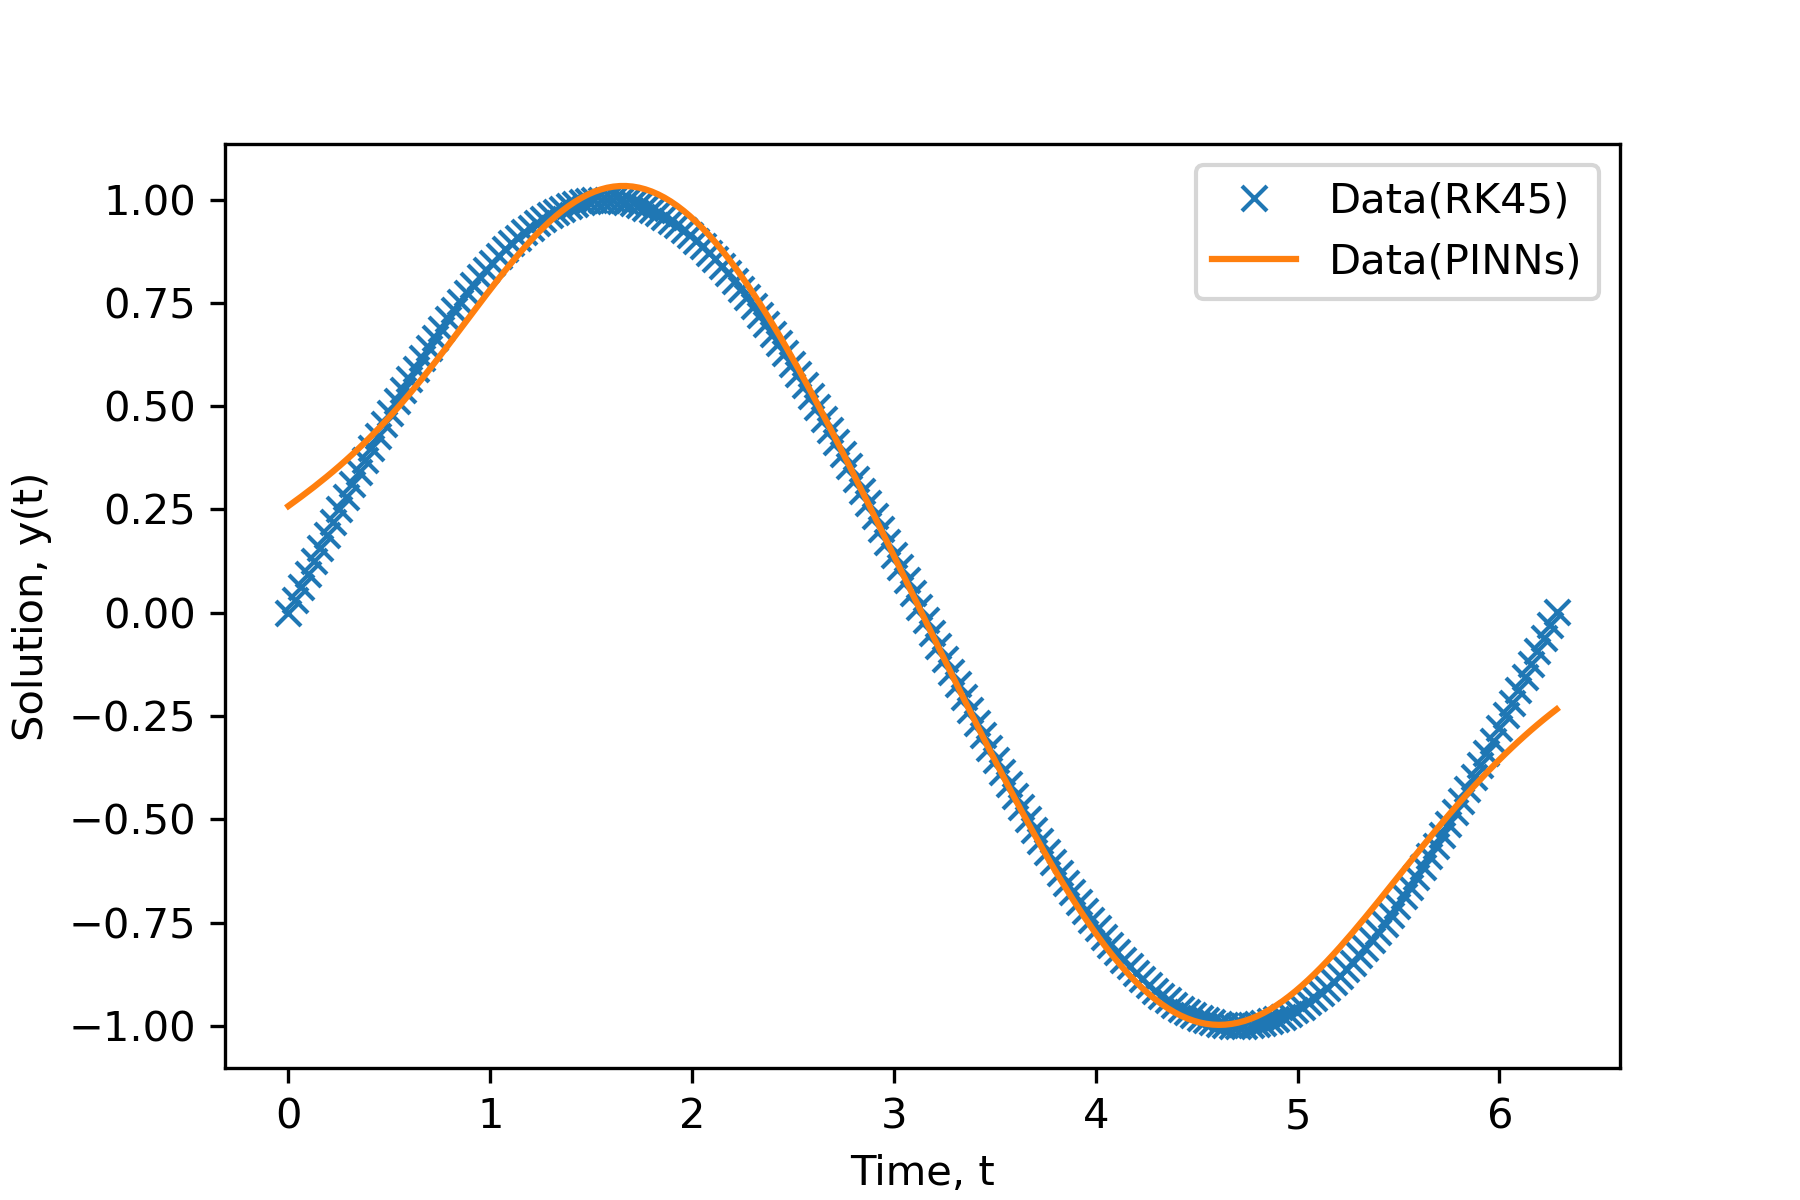

Reproduce this figure in Python.
"""
Created on Apr 16 09:02:58 2026

stiff_linear

"""

import numpy as np
import tensorflow as tf
import scipy.integrate as scint
import matplotlib.pyplot as plt
import time
from keras.models import Sequential, load_model
from keras.layers import InputLayer, Dense #, Lambda
from tensorflow.keras import backend as K
from sklearn.metrics import explained_variance_score as evs
import pickle
#import pandas as pd
#import time
#import scipy.optimize
#import keras
#from keras.utils.vis_utils import plot_model
#from pinn import Sequentialmodel

from box import Box

#pip install python-box
start_time = time.time() 
# Configuration
t_ini = tf.constant([[0]],dtype=tf.float64)

t0, t1, gap= 0, 2*np.pi, 200  #step size 0.01
sampling = 120
x0=[0.0, 1.0]
#layers = np.array([1,3,2]) 
N_f = 50
epochs = 20
batch_size = 4

def make_data():    
    # global data
    data ={
           'x0': x0,   
           'numerical_sol': [],
           
           't':np.linspace(t0, t1, gap),
           't_train':[],
           'sort_t':[],
           'N_f': N_f,
           't_f':[], 
           
           'dxdt' :[],
           'ddt' :[],
           
           'model': None, 
           'fname':None,
           
           'loss_':[],
           'loss_ic':[],
           'loss_f':[],
           'error_vec':[],
                      
           'u_fit': [],
           'u_pred':[],
           'u_test': [],
           'numerical_rhs':[],
           'grads':[],
           
           'y_numerical_idx':[],        #checking
           'numerical_neighbour': [],   #checking
           }
    return Box(data)

# x' = RHS(x,t)
def RHS(t, y):
    y1, y2 = y
    dy1dt = y2
    dy2dt = -y1
    return np.array([dy1dt, dy2dt])

# Numerical solution
def get_numerical_sol(data,
        fun=RHS,
        t_span=(t0, t1),
        x0=x0,
        method="RK45",  # "BDF", "LSODA", "DOP853"
        t_eval=np.linspace(t0, t1, gap)
        ):
    sol = scint.solve_ivp(fun, t_span, x0, method, t_eval)
    
    data['numerical_sol'] = sol
    return sol

def prepare_input_data(data, N_f):
    t = data['t']
    idx = np.random.choice(t.shape[0], sampling-1, replace=False)
    
    t_random = t[idx]
    t_train = np.array(t_random)
    t_train = np.hstack((0,t_random))
    t_train = np.array(t_train).reshape(-1,1)
    
    numerical_sol = data['numerical_sol']
    y_numerical_idx = numerical_sol.y.T[idx,:]
    y_numerical_idx = np.vstack((x0, y_numerical_idx))    
       
    data['t_train'] = t_train
    data['y_numerical_idx'] = y_numerical_idx
    
    return t_train, y_numerical_idx 

def neighbour_data(data):
    
    t_train = data['t_train']
    
    '''Additional Random neighbouring Points'''
    #T_randpts = np.random.uniform(0,1,(N_f,2))  #based on t             #(N_f,2)
    t_randpts = tf.random.uniform(shape=[N_f], minval=t0, maxval=t1)    
      
    t_f = np.array(t_randpts).reshape(-1,1)    # append random points to extend training points   #(N_f,2)
    t_f = np.vstack((t_f, t_train))                   #(N_f+1,2)
    
    sort_t_f=sorted(set(t_f.ravel()))  #set to eliminate duplicate t selected
    t_eval=sort_t_f
    
    sol2 = scint.solve_ivp(fun=RHS, t_span=(t0,t1),y0=x0, method = 'RK45',t_eval=t_eval)

    data['t_f'] = t_f
    data['sort_t'] = sort_t_f
    data['numerical_neighbour'] = sol2    
    
    return t_f, sol2

def setting_model(data):
    
    t = data['t']
    sol = data['numerical_sol']
    t_train = data['t_train']
    sol_idx = data['y_numerical_idx']
    t_f = data['t_f']
    numerical_neighbour = data['numerical_neighbour']
    
    model = Sequential()
    model.add(InputLayer(input_shape=(1,),dtype=tf.float64))
    model.add(Dense(8, activation=tf.keras.activations.gelu,kernel_initializer="glorot_uniform", dtype=tf.float64))
    model.add(Dense(16, activation=tf.keras.activations.gelu, kernel_initializer="glorot_normal", dtype=tf.float64))
    #model.add(Dense(8, activation=tf.keras.activations.gelu, kernel_initializer="glorot_normal", dtype=tf.float64))
    #model.add(Dense(64, activation=tf.keras.activations.gelu, kernel_initializer="glorot_normal", dtype=tf.float64))
    model.add(Dense(32, activation=tf.keras.activations.gelu, kernel_initializer="glorot_normal", dtype=tf.float64))
    model.add(Dense(16, activation=tf.keras.activations.gelu, kernel_initializer="glorot_normal", dtype=tf.float64))
    model.add(Dense(8, activation=tf.keras.activations.gelu, kernel_initializer="glorot_uniform", dtype=tf.float64))
    model.add(Dense(2, activation=None, kernel_initializer="glorot_normal",dtype=tf.float64))

    model.summary()
    #plot_model(model,show_shapes=True)
    #model.trainable_variables
    #data['model'] = model
    
    ddt = RHS(t_f,numerical_neighbour.y)
    print('ddt is',ddt)
    #print('dxdt_rhs', dxdt_rhs)
    #print('dydt_rhs',dydt_rhs)
    
    #g = tf.Variable(t_f, dtype = 'float64', trainable = False)
    g = tf.convert_to_tensor(t_f)
    
    with tf.GradientTape(persistent=False) as tape:
        tape.watch(g)
        
        #model1 = load_model('recode_spiral_model.h5')
        u_eval = model(g)
        #print(u_eval)
    grads = tape.jacobian(u_eval, g)  
        #print(grads.values)
        #grads_select = tf.einsum('bxby->bxy',grads) #only one entry, the rest are zero
        #grads_final = grads_select[:,:]
        #print(grads_final)  #(100,2,1)
        
        #dx_dt = grads_final[:,0]
    dx_dt = grads[:,0,0]
        #print('dxdt is', dx_dt)
        #dy_dt = grads_final[:,1]
    #dy_dt = grads[:,1,0]
        #print('dydt is', dy_dt)
    
    f = dx_dt + u_eval #because this is the physics equation
    loss_f = tf.reduce_mean(tf.square(f))
    
    #f1 = dx_dt - ddt[:,0]   # does not work because LSODA also suffer from stiff
        #print('dxdt loss is', f1)
    #f2 = dy_dt - ddt[:,1]
        #print('dydt loss is', f2)
    
    #loss_f = tf.reduce_mean(tf.square(f1)) #+ tf.reduce_mean(tf.square(f2))
    
    with tf.GradientTape() as tape:
        tape.watch(t_ini)
        y_pred0 = model(t_ini)       # shape [1,2]
            
    J = tape.jacobian(y_pred0, t_ini)  
    #print(J)
   
    loss_ic = tf.reduce_mean(tf.square(y_pred0 - x0))
    
    def custom_loss(y_true, y_pred):
        
        #to_take = sampling + N_f - 5
        #loss_ic = K.mean(K.square(y_true[:to_take] - y_pred[:to_take]))
    
        loss_data = K.mean(K.square(tf.cast(y_true, tf.float32) - (tf.cast(y_pred, tf.float32))))

        # with tf.GradientTape() as tape:
        #     tape.watch(t_bc)
        #     y_pred_bc = model(t_bc)       # shape [1,2]
        #     #x_bc = y_pred_bc[:,0]
        #     #y_bc = y_pred_bc[:,1]

        # J_bc = tape.jacobian(y_pred_bc, t_bc)
                
        # print(J_bc)
 
        
        #loss_bc = tf.reduce_mean(tf.square(y_pred_bc - [x_bc,y_bc]))
        #print(loss_ic.numpy(), loss_f.numpy())
        
        loss = tf.cast(loss_data, tf.float32) + tf.cast(loss_ic, tf.float32) + tf.cast(loss_f, tf.float32)

        tf.print('loss on data is:', loss_data)
        tf.print('loss on ic is:', loss_ic)
        #tf.print('loss on bc is:', loss_bc)
        tf.print('loss on derivative(GTape) is:', loss_f)
        tf.print('total loss without bc is:', loss)
        
        return loss
        
    """3 steps: compile, fit, predict.       """
    #model.compile(loss='mse', optimizer='adam', metrics=['accuracy'])
    model.compile(loss=custom_loss, optimizer='RMSprop', metrics=['accuracy'])
    
    """model fitting"""
    t_to_array = tf.constant(t_train)
    y_to_fit = tf.constant(sol_idx)
    #print(y_to_fit)
    
    #x_test = sol.y.T[0]
    #y_test = sol.y.T[1]
    #model.fit(t_to_array, y_to_fit, batch_size,epochs)#, validation_data = (x_test, y_test))
    
    history = model.fit(t_to_array, y_to_fit, batch_size,epochs)#, validation_data = (x_test, y_test))
    #plt.plot(history.history['loss'], label='loss')
    #plt.semilogy(history.history['loss'], label='log_loss')
    #plt.legend()
    #plt.show()
    
    fig, ax1 = plt.subplots(1, 1, figsize=(8, 5))
    ax1.semilogy(history.history['loss'], label='log_loss')
    ax1.set_xlabel('number of iteration')#, fontdict=font)
    ax1.set_ylabel('loss value')#, fontdict=font)
    ax1.legend(loc='upper right')  
    fig.savefig('simple_logloss.png', dpi=300)
    #model.save('recode_spiral_model.h5')
    
    """model prediction      """
    u_pred = model(t_f)
   
    #Checking performance of model with all t as testing data
    t=np.array(t).reshape(-1,1)
    u_test = model(t)
    
    #ic_x = tf.reduce_mean(tf.square(sol.y.T - u_test))
    #ic_y = tf.reduce_mean(tf.square(sol.y.T[:,1] - u_test[:,1]))
    #ic_all = ic_x #+ ic_y
    
    #ddt_all = RHS2(t,sol.y.T)
    
    # h = tf.convert_to_tensor(t)
        
    # with tf.GradientTape(persistent=False) as tape:
    #     tape.watch(h)
                 
    #     #model1 = load_model('recode_spiral_model.h5')
    #     u_fit = model(h)
    #     #print(u_test)
    #     grads = tape.jacobian(u_fit, h)  
    #     grads_select = tf.einsum('bxby->bxy',grads) #only one entry, the rest are zero
    #     grads_final = grads_select[:,:]
    #         #print(grads.values)
    #     #allgrads = grads[:,:,0,0]
    #     dx_dt = grads_final[:,0]
    #     dy_dt = grads_final[:,1]
    
    #     f_all1 = tf.reduce_mean(tf.square(dx_dt - ddt_all[:,0]))
    #     f_all2 = tf.reduce_mean(tf.square(dy_dt - ddt_all[:,0]))
    #     loss_fall = f_all1 + f_all2

    #     print('Derivatives loss on testing data dxdt', f_all1)
    #     print('Derivatives loss on testing data dydt',f_all2)
    #     print('Data loss', ic_all)
    #     print('Total testing data loss', loss_fall + ic_all)
     
    model.save('harmonic.keras')
    
    data['u_pred'] = u_pred
    data['u_test'] = u_test
    data['dxdt'] = dx_dt
    data['ddt'] = ddt
    
    return u_pred, u_test, model
    
def loss_ic(data):
    sol_neighbour = data['numerical_neighbour']
    u_pred = data['u_pred']
    
    to_take = sampling + N_f - 10
    loss_ic = tf.reduce_mean(tf.square(sol_neighbour.y.T[:to_take] - u_pred[:to_take]))
        
    data['loss_ic'] = loss_ic
    return loss_ic

def loss_ODE(data):
    
    t_f = data['t_f']
    numerical_neighbour = data['numerical_neighbour']
    model = data['model']
    #u_pred = data['u_pred']
        
    g = tf.Variable(t_f, dtype = 'float64', trainable = False)
    #h = tf.Variable(u_pred)
    #x = tf.Variable(u_pred)
     
    with tf.GradientTape(persistent=False) as tape:
        tape.watch(g)
       # tape.watch(x)
         
        #model1 = load_model('recode_spiral_model.h5')
        u_eval = model(g)
        
        grads = tape.jacobian(u_eval, g)  
        
        allgrads = grads[:,:,0,0]
        dx_dt = allgrads[:,0:1]
        dy_dt = allgrads[:,1:2]
        #x = tf.Variable(u_eval[:,0])
       # y = tf.Variable(u_eval[:,1])
        #dx_dt = tape.gradient(u_eval,g)        
        #dx_dt, dy_dt = tape.gradient((x,y), g)
        
   #     del(tape)
        #[dl_dw, dl_db] =tape.gradient(loss, [w, b])
    
    dxdt_rhs, dydt_rhs = RHS(t_f,numerical_neighbour.y.T)
    
    f1 = dx_dt - dxdt_rhs 
    f2 = dy_dt - dydt_rhs

    loss_f = tf.reduce_mean(tf.square(f1)+tf.square(f2))
 
    data['grads'] = grads
    data['loss_f'] = loss_f
    return loss_f

def visualize(data):
    numerical_sol = data['numerical_sol']
    y_numerical_idx = data['y_numerical_idx']
    numerical_neighbour = data['numerical_neighbour']
    sort_t = data['sort_t']
    u_pred = data['u_pred']
    u_test = data['u_test']
    t = data['t']
    
    #plt.subplot(131)
    #plt.plot(numerical_sol.y[0,:], numerical_sol.y[1,:])
    #plt.subplot(132)
    #plt.plot(y_numerical_idx[:,0], y_numerical_idx[:,1],'x')
    #plt.subplot(133)
    #plt.plot(numerical_neighbour.y[0,:], numerical_neighbour.y[1,:])
    #plt.show()
    
    # fig,ax1 = plt.subplots(1,1)
    # fig.suptitle("Results comparison between RK45 and PINNs with training data", fontsize=12)
    # ax1.plot(numerical_neighbour.y[0,:],label='RK45')
    # ax1.legend(loc='upper right')
    # ax1.plot(u_pred[:,0],'x',label='PINNs')
    # ax1.set_xlabel('count')#, fontdict=font)
    # ax1.set_ylabel('x')#, fontdict=font)
    # ax1.legend(loc='upper right')
    # plt.show()
    # fig.savefig('stiff_linear.png', dpi=300)

    # fig,ax2 = plt.subplots(1,1)
    # fig.suptitle("RK45 vs PINNs", fontsize=12)
    # ax2.plot(numerical_sol.y[0,:], label='RK45')
    # ax2.legend(loc='upper right')
    # ax2.plot(u_test[:,0],'x',label='PINNs')
    # ax2.set_xlabel('count')#, fontdict=font)
    # ax2.set_ylabel('x')#, fontdict=font)
    # ax2.legend(loc='upper right')
    # plt.show()
    # fig.savefig('stiff_linear_test.png', dpi=300)
    
    
    fig,ax5 = plt.subplots(1,1)
    # Plot the trajectory
    ax5.plot(t,numerical_sol.y[0,:]) #
    # Set labels and title
    ax5.set_xlabel("Time, t")
    ax5.set_ylabel("Solution, y(t)")
    #ax5.set_title("sin x")
    # Display the plot
    plt.show()
    fig.savefig('harmonic_num.png', dpi=300)
    
    #fig,ax6 = plt.subplots(figsize=(10, 8))
    # fig,ax6 = plt.subplots(1,1)
    # # Plot the trajectory
    # ax6.plot(sort_t,numerical_neighbour.y[0,:]) #
    # # Set labels and title
    # ax6.set_xlabel("Time, t")
    # ax6.set_ylabel("Solution, y")
    # ax6.set_title("1D Stiff Linear_PINNs")
    # # Display the plot
    # plt.show()
    # fig.savefig('sinx_neigh.png', dpi=300)
    
    #fig,ax6 = plt.subplots(figsize=(10, 8))
    fig,ax7 = plt.subplots(1,1)
    # Plot the trajectory
    ax7.plot(t,numerical_sol.y[0,:],'x' , label='Data(RK45)') #2 #for solution, y(t)
    ax7.legend(loc='upper right')
    ax7.plot(t,u_test[:,0], label='Data(PINNs)') #
    ax7.legend(loc='upper right')
    # Set labels and title
    ax7.set_xlabel("Time, t")
    ax7.set_ylabel("Solution, y(t)")
    #ax7.set_title("sin x")
    # Display the plot
    plt.show()
    fig.savefig('harmonic.png', dpi=300)
    
    #if plot numerical_sol.y[1,:], then will get its derivative, y'(t) = - cos(t)

def save_output(data, fname="harmonic.pkl"):
    with open(fname, 'bw') as f:
        pickle.dump(data,f)
        
def main():
    data = make_data()   
    get_numerical_sol(data)
    prepare_input_data(data, N_f=N_f)
    neighbour_data(data)
        
    tmp, tmp, model = setting_model(data)
    #loss_ic(data)
    #loss_ODE(data)
    
    visualize(data)
    save_output(data, fname="harmonic.pkl")
    
    elapsed = time.time() - start_time 
    print('Training time: %.2f' % (elapsed))
    
    return data, model

#if __name__ == "__main__":
#    main(layers, fname='recode_spiral.pkl')

data,model = main()
#data=main()
#save model
